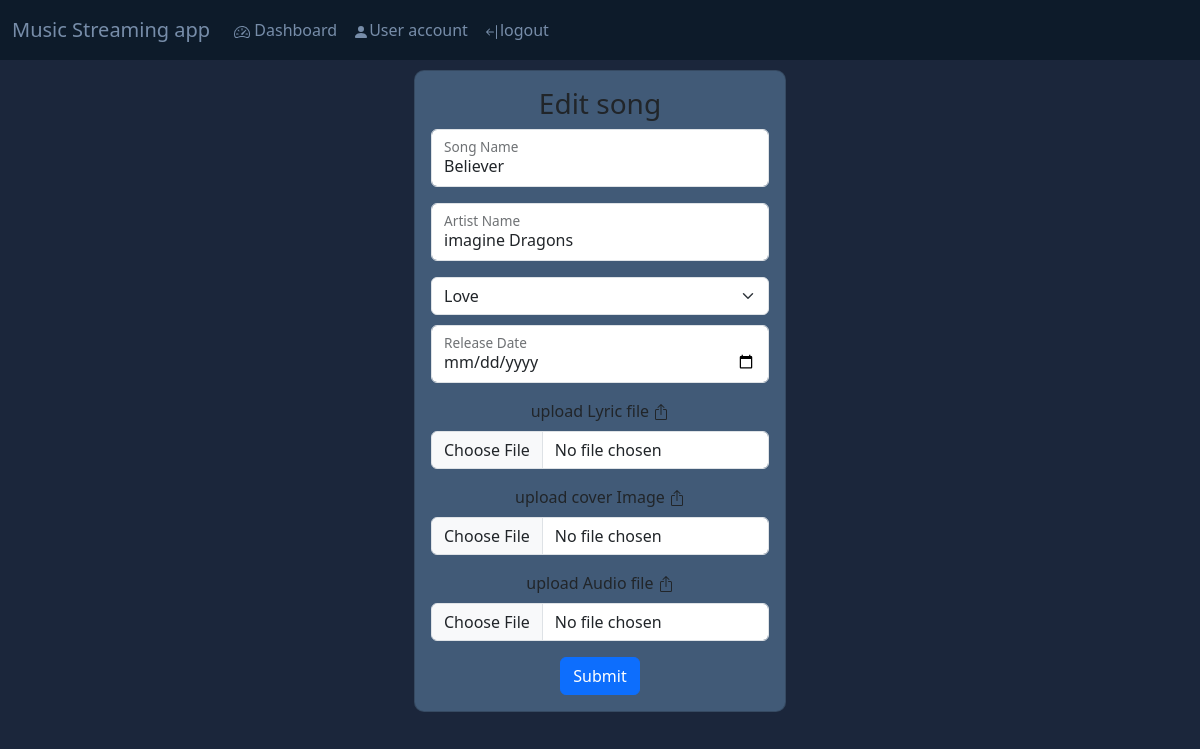
Page /Creator/2/Song/7/edit on the committed database.
### main.py (models this page shows)
class Song(db.Model):
  __tablename__ = "Song"
  Sid = db.Column(db.Integer, primary_key=True, autoincrement=True)
  SongName = db.Column(db.String(80), nullable=False)
  SongLocation = db.Column(db.String(80), nullable=False)
  Genre = db.Column(db.String(80), nullable=False)
  Cid = db.Column(db.Integer, db.ForeignKey("Creator.id"), nullable=False)
  CoverImgLoc = db.Column(db.String(80))
  NoOfStreams = db.Column(db.Integer)
  artistName = db.Column(db.String(80))
  LyricsLoc = db.Column(db.String(80))
  ReleaseDate = db.Column(db.String(15))
  album_id = db.Column(db.Integer, db.ForeignKey('Albums.Aid'))
  AvgRating = db.Column(db.Integer, default=0)

### main.py (the view, shortened to what this page needs)
@app.route("/Creator/<int:userid>/Song/<int:Sid>/edit",
           methods=["POST", "GET"])
def editSong(userid, Sid):
  if (request.method == "GET"):
    with Session(engine) as session:
      song = session.query(Song).filter(Song.Sid == Sid).first()
      return render_template("SongEdit.html", song=song, userid=userid)

### templates/SongEdit.html (shortened to what this page needs)
<!DOCTYPE html>
<html>
     <head>
          <link rel="stylesheet" href="/static/css/style.css">
          <link href="https://cdn.jsdelivr.net/npm/bootstrap@5.3.2/dist/css/bootstrap.min.css" rel="stylesheet">
     </head>
     <body>
          <header>
               <nav  class="navbar navbar-expand-lg bg-body-tertiary" style="padding-top:0%; padding-bottom:0%">
                    <div class="container-fluid">
                         <a class="navbar-brand" id="text" href="/Home/{{userid}}">Music Streaming app</a>
                         <div class="collapse navbar-collapse" id="navbarTogglerDemo02" >
                              <ul class="navbar-nav me-auto mb-2 mb-lg-0">
                                   <li class="nav-item">
                                        <a class="nav-link active" id="text" aria-current="page" href="/Creator/{{userid}}">
                                             Dashboard</a>
                                   </li>
                                   <li class="nav-item">
                                        <a class="nav-link active" id="text" href="/Home/{{userid}}">
                                             <svg xmlns="http://www.w3.org/2000/svg" width="16" height="16" fill="currentColor" class="bi bi-person-fill" viewBox="0 0 16 16">
                                                  <path d="M3 14s-1 0-1-1 1-4 6-4 6 3 6 4-1 1-1 1H3Zm5-6a3 3 0 1 0 0-6 3 3 0 0 0 0 6Z"/>
                                             </svg>User account</a>
                                   </li>
                                   <li class="nav-item">
                                        <a class="nav-link active" id="text" href="/">
                                        logout</a>
                                   </li>
                              </ul>
                         </div>
                    </div>
               </nav>
          </header>
          <div id="main" >
               <div class="row">
                    <div class="col" >
                         <div class="card text-center" style="margin:10px;border-radius:10px;background-color: #415A77;" >
                              <div class="card-body" >
                                   <div class="card-title">
                                        <h3>Edit song</h3>
                                   </div>
                                   <div class="card-text" >
                                        <form action="/Creator/{{userid}}/Song/{{song.Sid}}/edit" method="post" enctype="multipart/form-data">
                                             <div class="form-floating mb-3">
                                                  <input type="text" name="SongName" class="form-control" id="floatingInput" placeholder="name@example.com" value="{{song.SongName}}">
                                                  <label for="floatingInput">Song Name</label>
                                             </div>
                                             <div class="form-floating mb-3">
                                                  <input type="text" name="ArtistName" class="form-control" id="floatingInput" placeholder="name@example.com" value="{{song.artistName}}">
                                                  <label for="floatingInput">Artist Name</label>
                                             </div>
                                             <select class="form-select" name="Genre" aria-label="Default select example" style="margin: 10px 0px;">
                                                {%if(song.Genre=="Love")%}
                                                    <option value="Love" selected>Love</option>
                                                {%else%}
                                                    <option value="Love" >Love</option>
                                                {%endif%}
                                                </select>
                                             <div class="form-floating mb-3">
                                                  <input type="date" name="Date" class="form-control" id="floatingInput" placeholder="name@example.com" value="{{song.ReleaseDate}}">
                                                  <label for="floatingInput">Release Date</label>
                                             </div>
                                             <div class="mb-3">
                                                  <label for="formFile" class="form-label">upload Lyric file
                                                  </label>
                                                  <input class="form-control" name="LyricFile" type="file" accept=".txt" id="formFile" placeholder="Lyrics file" >
                                             </div>
                                             <div class="mb-3">
                                                  <label for="formFile" class="form-label">upload cover Image
                                                  </label>
                                                  <input class="form-control" name="imgFile" type="file" id="formFile" accept=".jpeg" placeholder="Cover image" >
                                             </div>
                                             <div class="mb-3">
                                                  <label for="formFile" class="form-label">upload Audio file
                                                  </label>
                                                  <input class="form-control" name="audioFile" type="file" accept=".mp3" id="formFile" placeholder="Upload song" >
                                             </div>
                                             <button class="btn btn-primary" type="submit">Submit</button>
                                        </form>
                                   </div>
                              </div>
                         </div>
                    </div>
               </div>
          </div>
     </body>
</html>

### static/css/style.css (style rules this page uses)
.card { margin:10px; border-radius: 30px; background-color: #778DA9; color: #0D1B2A; }
#text { color: #778DA9; }
.container-fluid { padding-top:10px; padding-bottom:10px; }
#main { background-color: #1B263B; color: white; }
.navbar { padding-top:0px; padding-bottom: 0px; }
button { border: 0; border-radius: 10px; margin:5px; padding: auto; }
html { font-family:'Times New Roman', Times, serif ; background-color:#1B263B; }
.col { padding:0px; display:flex; justify-content: center; align-items: center; }
nav { padding:0; }
header { padding:0; margin:0; }
.container-fluid { padding-bottom: 10px; padding-top: 10px; background-color:#0D1B2A; }

### rows in the picture
Song: SongName "Believer", ArtistName "imagine Dragons", Genre "Love"
